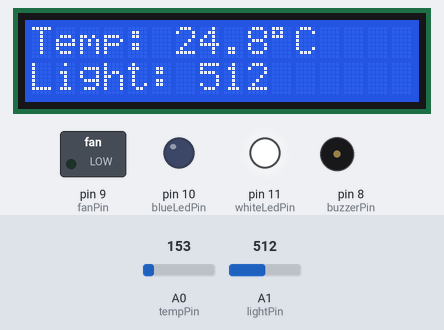
Recording of a sketch running on a simulated Arduino Uno, built with avr-gcc and run on an emulated ATmega328P. Shown: 16×2 character LCD, switched loads named in the sketch (green lamp = pin HIGH), output pins drawn as LEDs (lit = HIGH), buzzer (waves = sounding, pin HIGH). The test bench sets the inputs (shaded band); at power-on: A0 (tempPin) = 153, A1 (lightPin) = 512.

Above: at 2.7 s.
2.8 s: A0 (tempPin) set to 165
At 4.2 s:
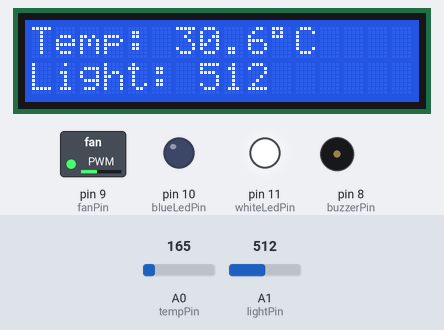
4.5 s: A1 (lightPin) set to 310
At 5.8 s:
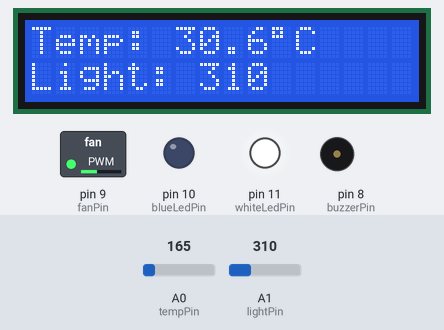
6.1 s: A1 (lightPin) set to 285
At 7.3 s:
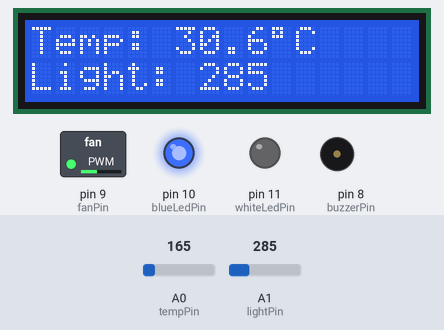
7.6 s: A0 (tempPin) set to 175
At 8.0 s:
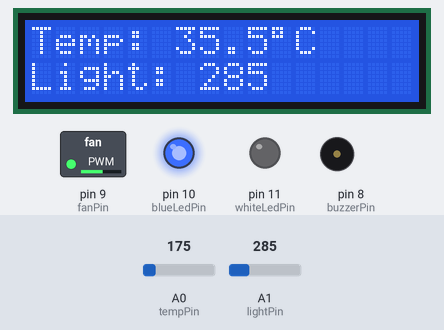
9.1 s: A0 (tempPin) set to 185
At 9.7 s:
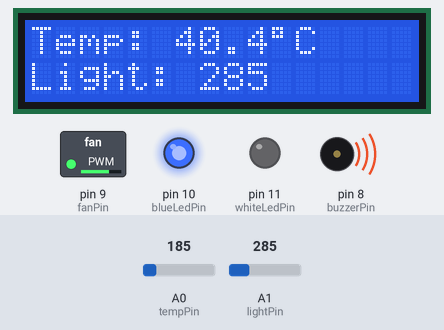
10.6 s: A1 (lightPin) set to 306
At 11.4 s:
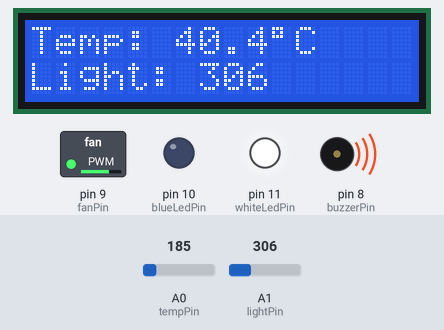
Timing chart, 0 to 13.1 s (numbered marks = the images above; inputs shaded):
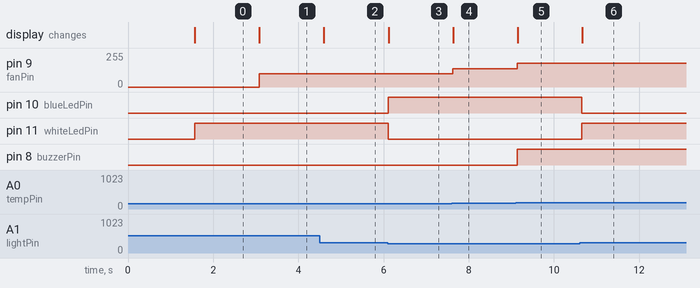

The sketch:

greenhouse_controller.ino
```cpp
#include <LiquidCrystal.h>

// LCD: RS, EN, D4, D5, D6, D7
LiquidCrystal lcd(2, 3, 4, 5, 6, 7);

// Pins
const int tempPin = A0;
const int lightPin = A1;
const int fanPin = 9;
const int buzzerPin = 8;
const int blueLedPin = 10;
const int whiteLedPin = 11;

void setup() {
  // Initialize LCD
  lcd.begin(16, 2);
  lcd.print("Greenhouse Ready");
  delay(1500);
  lcd.clear();

  // Set pin modes
  pinMode(fanPin, OUTPUT);
  pinMode(buzzerPin, OUTPUT);
  pinMode(blueLedPin, OUTPUT);
  pinMode(whiteLedPin, OUTPUT);
}

void loop() {
  // --- Temperature reading (TMP36) ---
  int tempRaw = analogRead(tempPin);
  float voltage = tempRaw * (5.0 / 1023.0);
  float temperatureC = (voltage - 0.5) * 100.0;

  // --- Light reading (Phototransistor) ---
  int lightValue = analogRead(lightPin);  // 0 = dark, 1023 = bright

  // --- Fan control ---
  int fanSpeed = 0;
  if (temperatureC > 30) {
    fanSpeed = map(temperatureC, 30, 50, 100, 255); // Map temp to PWM
    fanSpeed = constrain(fanSpeed, 100, 255);
    analogWrite(fanPin, fanSpeed);
  } else {
    analogWrite(fanPin, 0);
  }

  // --- Buzzer alert ---
  if (temperatureC >= 40) {
    digitalWrite(buzzerPin, HIGH);
  } else {
    digitalWrite(buzzerPin, LOW);
  }

  // --- Light indication ---
  if (lightValue < 300) {
    digitalWrite(blueLedPin, HIGH);     // It's dark
    digitalWrite(whiteLedPin, LOW);
  } else {
    digitalWrite(blueLedPin, LOW);
    digitalWrite(whiteLedPin, HIGH);    // It's bright
  }

  // --- LCD Display ---
  lcd.setCursor(0, 0);
  lcd.print("Temp: ");
  lcd.print(temperatureC, 1);
  lcd.print((char)223);  // ° symbol
  lcd.print("C   ");

  lcd.setCursor(0, 1);
  lcd.print("Light: ");
  lcd.print(lightValue);
  lcd.print("     ");

  delay(500); // Short delay for stable readings
}
```

Measured:
- the behaviour switches between 300 and 299 on A1 (lightPin) (found by bisection; images 2 and 3)
- the behaviour switches between 184 and 185 on A0 (tempPin) (found by bisection; images 4 and 5)
- after the input at 2.8 s, pin 9 (fanPin): 0/255 → 100/255 after 0.28 s; the display: changes after 0.29 s (image 1)
- after the input at 4.5 s, the display: changes after 0.10 s (image 2)
- after the input at 6.1 s, pin 10 (blueLedPin): LOW → HIGH at once; pin 11 (whiteLedPin): HIGH → LOW at once; the display: changes at once (image 3)
- after the input at 7.6 s, pin 9 (fanPin): 100/255 → 138/255 at once; the display: changes at once (image 4)
- after the input at 9.1 s, pin 9 (fanPin): 138/255 → 177/255 at once; pin 8 (buzzerPin): LOW → HIGH at once; the display: changes after 0.05 s (image 5)
- after the input at 10.6 s, pin 10 (blueLedPin): HIGH → LOW after 0.06 s; pin 11 (whiteLedPin): LOW → HIGH after 0.06 s; the display: changes after 0.06 s (image 6)
